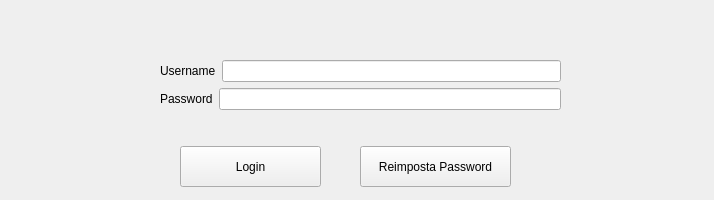
<?xml version="1.0" encoding="UTF-8"?>
<ui version="4.0">
 <class>Login</class>
 <widget class="QWidget" name="Login">
  <property name="geometry">
   <rect>
    <x>0</x>
    <y>0</y>
    <width>714</width>
    <height>200</height>
   </rect>
  </property>
  <property name="windowTitle">
   <string>Form</string>
  </property>
  <widget class="QWidget" name="widget_2" native="true">
   <property name="geometry">
    <rect>
     <x>10</x>
     <y>200</y>
     <width>91</width>
     <height>41</height>
    </rect>
   </property>
  </widget>
  <widget class="QWidget" name="widget_3" native="true">
   <property name="geometry">
    <rect>
     <x>60</x>
     <y>200</y>
     <width>91</width>
     <height>41</height>
    </rect>
   </property>
  </widget>
  <widget class="QWidget" name="layoutWidget">
   <property name="geometry">
    <rect>
     <x>160</x>
     <y>60</y>
     <width>401</width>
     <height>600</height>
    </rect>
   </property>
   <layout class="QVBoxLayout" name="verticalLayout">
    <item>
     <layout class="QHBoxLayout" name="horizontalLayout_2">
      <item>
       <widget class="QLabel" name="label_2">
        <property name="text">
         <string>Username</string>
        </property>
       </widget>
      </item>
      <item>
       <widget class="QLineEdit" name="line_username"/>
      </item>
     </layout>
    </item>
    <item>
     <layout class="QHBoxLayout" name="horizontalLayout">
      <item>
       <widget class="QLabel" name="label_3">
        <property name="text">
         <string>Password</string>
        </property>
       </widget>
      </item>
      <item>
       <widget class="QLineEdit" name="line_password"/>
      </item>
     </layout>
    </item>
    <item>
     <layout class="QHBoxLayout" name="horizontalLayout_3">
      <item>
       <widget class="QWidget" name="widget" native="true">
        <widget class="QPushButton" name="button_login">
         <property name="geometry">
          <rect>
           <x>20</x>
           <y>30</y>
           <width>141</width>
           <height>41</height>
          </rect>
         </property>
         <property name="text">
          <string>Login</string>
         </property>
        </widget>
        <widget class="QPushButton" name="button_reimposta_password">
         <property name="geometry">
          <rect>
           <x>200</x>
           <y>30</y>
           <width>151</width>
           <height>41</height>
          </rect>
         </property>
         <property name="text">
          <string>Reimposta Password</string>
         </property>
        </widget>
       </widget>
      </item>
     </layout>
    </item>
   </layout>
  </widget>
 </widget>
 <resources/>
 <connections/>
</ui>
